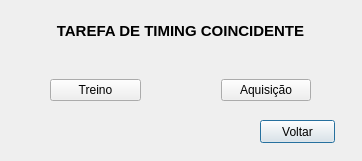
<?xml version="1.0" encoding="UTF-8"?>
<ui version="4.0">
 <class>TaskChoice</class>
 <widget class="QDialog" name="TaskChoice">
  <property name="geometry">
   <rect>
    <x>0</x>
    <y>0</y>
    <width>362</width>
    <height>161</height>
   </rect>
  </property>
  <property name="windowTitle">
   <string>Dialog</string>
  </property>
  <widget class="QPushButton" name="backButton">
   <property name="geometry">
    <rect>
     <x>260</x>
     <y>120</y>
     <width>75</width>
     <height>23</height>
    </rect>
   </property>
   <property name="text">
    <string>Voltar</string>
   </property>
  </widget>
  <widget class="QWidget" name="horizontalLayoutWidget">
   <property name="geometry">
    <rect>
     <x>10</x>
     <y>60</y>
     <width>341</width>
     <height>61</height>
    </rect>
   </property>
   <layout class="QHBoxLayout" name="horizontalLayout">
    <property name="spacing">
     <number>80</number>
    </property>
    <property name="leftMargin">
     <number>40</number>
    </property>
    <property name="rightMargin">
     <number>40</number>
    </property>
    <item>
     <widget class="QPushButton" name="trainButton">
      <property name="text">
       <string>Treino</string>
      </property>
     </widget>
    </item>
    <item>
     <widget class="QPushButton" name="acquiButton">
      <property name="text">
       <string>Aquisição</string>
      </property>
     </widget>
    </item>
   </layout>
  </widget>
  <widget class="QLabel" name="label">
   <property name="geometry">
    <rect>
     <x>50</x>
     <y>10</y>
     <width>261</width>
     <height>41</height>
    </rect>
   </property>
   <property name="font">
    <font>
     <pointsize>11</pointsize>
     <weight>75</weight>
     <bold>true</bold>
    </font>
   </property>
   <property name="text">
    <string>TAREFA DE TIMING COINCIDENTE</string>
   </property>
   <property name="alignment">
    <set>Qt::AlignCenter</set>
   </property>
  </widget>
 </widget>
 <resources/>
 <connections/>
</ui>
